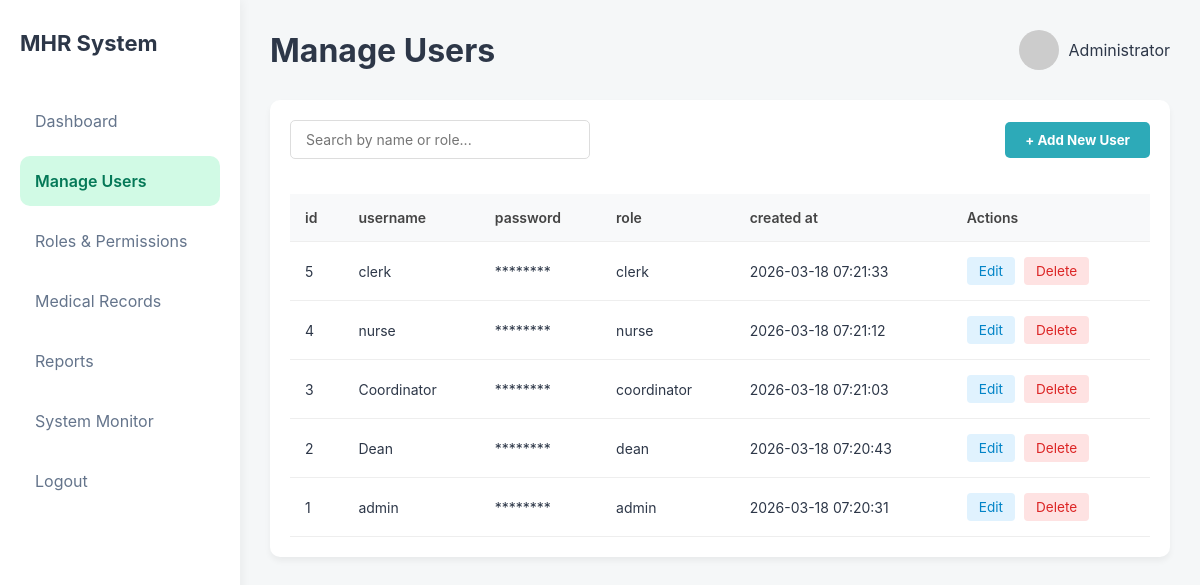
Page /admin/manage_users.php on the committed database.
### tables this page shows
CREATE TABLE `users` (
  `id` int(11) NOT NULL,
  `username` varchar(50) NOT NULL,
  `password` varchar(255) NOT NULL,
  `role` enum('admin','clerk','coordinator','dean','nurse') NOT NULL,
  `created_at` timestamp NOT NULL DEFAULT current_timestamp()
);

### admin/manage_users.php (the view, shortened to what this page needs)
<?php
$servername = "localhost";
$db_username = "root";
$db_password = "";
$dbname = "mhr";
$conn = new mysqli($servername, $db_username, $db_password, $dbname);
$users = [];
$result = $conn->query("SELECT id, username, role, created_at FROM users ORDER BY created_at DESC");
if ($result) {
    $users = $result->fetch_all(MYSQLI_ASSOC);
}
?>
<!DOCTYPE html>
<html lang="en">
<head>
<link rel="stylesheet" href="dashboard.css">
<link rel="stylesheet" href="manage_users.css">
</head>
<body>
<div class="dashboard">
<?php include 'sidebar.php'; ?>
<main class="main">
<header class="topbar">
<h1>Manage Users</h1>
<div class="admin">
<img src="https://i.pravatar.cc/40">
<span>Administrator</span>
</div>
</header>
<section class="users-container">
<div class="user-controls">
    <div class="search-box">
        <input type="text" id="searchInput" placeholder="Search by name or role...">
    </div>
    <button class="btn-add-user">+ Add New User</button>
</div>
<div class="table-responsive">
    <table class="users-table">
        <thead>
            <tr>
                <th>id</th>
                <th>username</th>
                <th>password</th>
                <th>role</th>
                <th>created at</th>
                <th>Actions</th>
            </tr>
        </thead>
        <tbody>
            <?php if (!empty($users)): ?>
                <?php foreach ($users as $user): ?>
                <tr>
                    <td><?php echo htmlspecialchars($user['id']); ?></td>
                    <td><?php echo htmlspecialchars($user['username']); ?></td>
                    <td>********</td>
                    <td><?php echo htmlspecialchars($user['role']); ?></td>
                    <td><?php echo htmlspecialchars(date('Y-m-d H:i:s', strtotime($user['created_at']))); ?></td>
                    <td>
                        <button class="btn-action edit btn-edit-user"
                            data-id="<?php echo $user['id']; ?>"
                            data-username="<?php echo htmlspecialchars($user['username']); ?>"
                            data-role="<?php echo htmlspecialchars($user['role']); ?>">
                            Edit
                        </button>
                        <form method="POST" action="manage_users.php" style="display:inline-block;" onsubmit="return confirm('Are you sure you want to delete this user?');">
                            <button type="submit" name="delete_user" class="btn-action delete">Delete</button>
                        </form>
                    </td>
                </tr>
                <?php endforeach; ?>
            <?php else: ?>
                <tr>
                    <td colspan="5" style="text-align: center;">No users found.</td>
                </tr>
            <?php endif; ?>
        </tbody>
    </table>
</div>
</section>
</main>
</div>
</body>
</html>

### admin/dashboard.css (style rules this page uses)
* { margin:0; padding:0; box-sizing:border-box; font-family: "Inter", sans-serif; }
body { background:#f5f7f8; color:#2d3748; }
.dashboard { display:flex; min-height:100vh; }
.main { flex:1; padding:30px; }
.topbar { display:flex; justify-content:space-between; align-items:center; margin-bottom:30px; }
.admin { display:flex; align-items:center; gap:10px; }
.admin img { border-radius:50%; }
table { width:100%; border-collapse:collapse; margin-top:15px; }
th,td { padding:10px; text-align:left; border-bottom:1px solid #eee; font-size:14px; }

### admin/manage_users.css (style rules this page uses)
.users-container { padding: 20px; background-color: #fff; border-radius: 10px; margin-top: 20px; box-shadow: 0 4px 6px rgba(0,0,0,0.05); }
.user-controls { display: flex; justify-content: space-between; align-items: center; margin-bottom: 20px; }
.search-box input { padding: 10px 15px; border: 1px solid #ddd; border-radius: 5px; width: 300px; font-size: 14px; }
.btn-add-user { background-color: #2daab8; color: white; border: none; padding: 10px 20px; border-radius: 5px; cursor: pointer; font-weight: bold; transition: background 0.3s; }
.table-responsive { overflow-x: auto; }
.users-table { width: 100%; border-collapse: collapse; font-size: 0.95rem; }
.users-table th, .users-table td { padding: 15px; text-align: left; border-bottom: 1px solid #eee; }
.users-table th { background-color: #f8f9fa; color: #444; font-weight: 600; }
.btn-action { padding: 6px 12px; border: none; border-radius: 4px; cursor: pointer; font-size: 0.85rem; margin-right: 5px; }
.btn-action.edit { background-color: #e0f2fe; color: #0284c7; }
.btn-action.delete { background-color: #fee2e2; color: #dc2626; }

### rows in the picture
users: id "5", username "clerk", role "clerk", created_at "2026-03-18 07:21:33"
users: id "4", username "nurse", role "nurse", created_at "2026-03-18 07:21:12"
users: id "3", username "Coordinator", role "coordinator", created_at "2026-03-18 07:21:03"
users: id "2", username "Dean", role "dean", created_at "2026-03-18 07:20:43"
users: id "1", username "admin", role "admin", created_at "2026-03-18 07:20:31"
